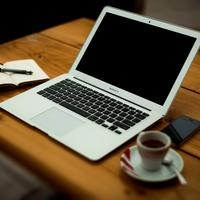
#> input picture 00/image.jpg, 200 x 200 px, given in place of the camera
$ python main.py
#> lines starting #> are read from the running program, lines starting #| are printed output that depends on the picture; after the words box and inside, x2 and y2 are one past the last pixel; in counts of white or black regions, pixels touching at a corner belong together
import cv2
h_values = []
s_values = []
v_values = []

ranges = [(0, 0, 0), (0, 0, 0)]

cap = cv2.VideoCapture(0)

frame = None


def mouse_handler(event, x, y, flags, params):
    global h_values, s_values, v_values, frame
    if event == cv2.EVENT_LBUTTONDOWN:
        print("L mouse down")
        h_values.append(frame[y, x][0])
        s_values.append(frame[y, x][1])
        v_values.append(frame[y, x][2])
    if event == cv2.EVENT_RBUTTONDOWN:
        print("r mouse down")
        h_values.pop()
        s_values.pop()
        v_values.pop()


cv2.namedWindow("frame")
cv2.setMouseCallback("frame", mouse_handler)

while True:
    _, frame = cap.read()
#> frame is the input picture: shape (200, 200, 3); mean B, G, R 59, 80.7, 95.2
    img_rbg = frame.copy()
    frame = cv2.cvtColor(frame, cv2.COLOR_BGR2HSV)
#> frame: shape (200, 200, 3); mean H, S, V 28.3, 109, 97.7
    if(len(h_values)):
        ranges[0] = (int(min(v_values)*0.9),
                     int(min(s_values)*0.9), int(min(h_values)*0.9))
        ranges[1] = (int(max(v_values)), int(
            max(s_values)), int(max(h_values)))
    print(ranges)
    mask = cv2.inRange(frame, ranges[0], ranges[1])
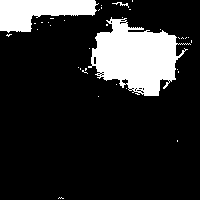
#> mask: shape (200, 200); 16.7% white; 36 white regions (33 under 20 px), largest, box (x1, y1, x2, y2) and area: (88, 17, 191, 96) 4600, (0, 0, 99, 33) 1983, (112, 2, 129, 8) 31
    mask = cv2.medianBlur(mask, 13)
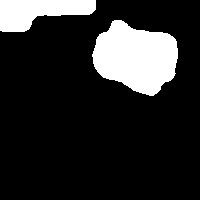
#> mask: shape (200, 200); 16.3% white; 2 white regions
    cv2.imshow("mask", mask)
    cnts, _ = cv2.findContours(
        mask, cv2.RETR_EXTERNAL, cv2.CHAIN_APPROX_SIMPLE)
#> cnts = 2 contours; box (x1, y1, x2, y2) and area: (92, 20, 178, 96) 4425, (0, 0, 96, 32) 1868
    for c in cnts:
        (x, y, w, h) = cv2.boundingRect(c)
        if w*h > 400:
            cv2.rectangle(img_rbg, (x, y), (x+w, y+h), (0, 0, 255), 2)
#> this loop made 2 passes
#> (x, y, w, h) on passes 1 to 2: (92, 20, 86, 76), (0, 0, 96, 32)
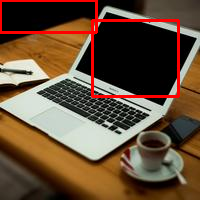
#> img_rbg: shape (200, 200, 3); 3.96% of pixels changed, all inside (x1, y1, x2, y2) = (0, 0, 180, 98)
    cv2.imshow("rgb", img_rbg)

    if cv2.waitKey(1) == ord('q'):
#> (key q is pressed here)
        break

cap.release()
cv2.destroyAllWindows()
